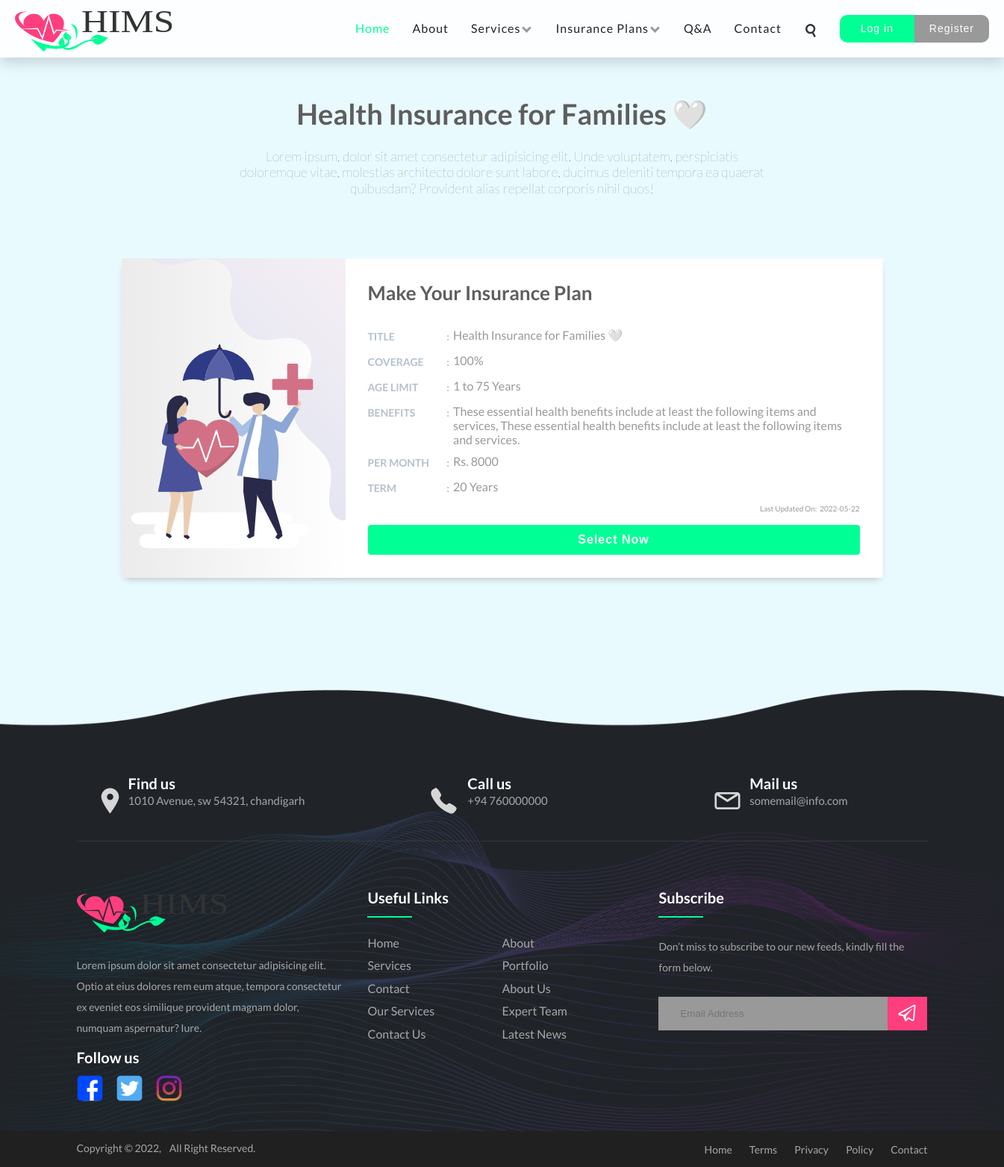
Screenshot of /policy.php?pId=2 with the database file from the repository.
### tables this page shows
CREATE TABLE `policy` (
  `id` int(11) UNSIGNED NOT NULL,
  `title` varchar(255) NOT NULL,
  `coverage` int(10) UNSIGNED DEFAULT NULL,
  `age_min` int(10) UNSIGNED DEFAULT NULL,
  `age_max` int(10) UNSIGNED DEFAULT NULL,
  `benefit` varchar(255) DEFAULT NULL,
  `per_month` float UNSIGNED DEFAULT NULL,
  `term` varchar(255) DEFAULT NULL,
  `created_at` datetime DEFAULT current_timestamp(),
  `updated_at` datetime DEFAULT current_timestamp()
);

### php/functions/policy.php (called while the page is built, shortened)
<?php
include_once(dirname(__FILE__) .  '/../../includes/config.php');
function getAllPolicies()
{
    $conn = connect();
    $query = "SELECT * FROM `policy`";
    $result = readQuery($conn, $query);
    $policies = mysqli_fetch_all($result, MYSQLI_ASSOC);
    return $policies;
}
function getPolicyById($pId = 1)
{
    $conn = connect();
    $policyId = $conn->real_escape_string(htmlspecialchars($pId));
    $query = "SELECT * FROM `policy` WHERE `id`='" . $policyId . "'";
    $result = readQuery($conn, $query);
    $result = mysqli_fetch_all($result, MYSQLI_ASSOC);
    return $result[0];
}

### includes/config.php (called while the page is built, shortened)
<?php
function readQuery(mysqli $conn, string $query)
{
    $result = mysqli_query($conn, $query) ;
    return $result;
}

### policy.php (the view, shortened to what this page needs)
<?php
    include_once(dirname(__FILE__) .  '/includes/config.php');
    include_once(dirname(__FILE__) .  '/php/functions/policy.php');
    $pId = isset($_GET['pId']) ? $_GET['pId'] : '';
    $insurancePlan = getPolicyById($pId);
?>
<!DOCTYPE html>
<html lang="en">
<head>
    <link href="./css/app.css" rel="stylesheet" />
</head>
<body class="mobile-view loading body-bg-l-ocean">
    <?php include_once(dirname(__FILE__) .  '/components/navigation-bar.php') ?>
    <main>
        <section id="policyHeaderSec">
            <div class="container my-5">
                <div class="row justify-center">
                    <div class="policy-header mb-30">
                        <h2><?= $insurancePlan["title"] ?></h2>
                        <h6>Lorem ipsum, dolor sit amet consectetur adipisicing elit. Unde voluptatem,
                            perspiciatis doloremque vitae, molestias architecto dolore sunt labore,
                            ducimus deleniti tempora ea quaerat quibusdam? Provident alias repellat corporis
                            nihil quos!</h6>
                    </div>
                </div>
            </div>
        </section>
        <section id="policyFormSec">
            <div class="container my-5">
                <div class="row">
                    <div class="buy-policy-form">
                        <div class="policy-form-l-bg"></div>
                        <div class="buy-policy-form-right">
                            <form action="./php/actions/policy.php" method="POST" id="buyPolicyForm">
                                <div class="mb-30">
                                    <h2>Make Your Insurance Plan</h2>
                                </div>
                                <div class="buy-policy-form-common">
                                    <div class="form-common">
                                        <span class="form-label">Title <span class="float-r">:</span></span>
                                        <h4><?= $insurancePlan["title"] ?></h4>
                                    </div>
                                    <div class="form-common">
                                        <span class="form-label">Coverage <span class="float-r">:</span></span>
                                        <h4><?= $insurancePlan["coverage"] ?>%</h4>
                                    </div>
                                    <div class="form-common">
                                        <span class="form-label">Age Limit <span class="float-r">:</span></span>
                                        <h4><?= $insurancePlan["age_min"] ?> to <?= $insurancePlan["age_max"] ?> Years</h4>
                                    </div>
                                    <div class="form-common">
                                        <span class="form-label">Benefits <span class="float-r">:</span></span>
                                        <h4><?= $insurancePlan["benefit"] ?></h4>
                                    </div>
                                    <div class="form-common">
                                        <span class="form-label">Per Month <span class="float-r">:</span></span>
                                        <h4>Rs. <?= $insurancePlan["per_month"] ?></h4>
                                    </div>
                                    <div class="form-common">
                                        <span class="form-label">Term <span class="float-r">:</span></span>
                                        <h4><?= $insurancePlan["term"] ?></h4>
                                    </div>
                                </div>
                                <span class="updated-on-txt float-r">Last Updated On:&nbsp; <?= date("Y-m-d",strtotime($insurancePlan["updated_at"])) ?></span>
                                <div class="form-btn">
                                    <button type="submit" value="Submit" name="selectNow"  id="selectNow" class="btn primary-btn">Select Now</button>
                                </div>
                            </form>
                        </div>
                    </div>
                </div>
            </div>
        </section>
    </main>
    <?php include_once(dirname(__FILE__) .  '/components/footer.php') ?>
</body>
</html>

### css/style.css (style rules this page uses)
*, *::before, *::after { padding: 0; margin: 0; box-sizing: border-box; }
:root { --primary: #00ff95; --primary-1: #119c50; --secondary: #ff3e7e; --secondary-1: #720529; --primary-b: #6499ff; --dark: #232323; --light: #ffffff; --pure: #fff; --smoke: whitesmoke; --mid-gray: #999; --dark-gray: #5e5e5e; --nav-bar-bg: rgba(255, 255, 255, 0.89); --main-banner-bg: #a0e1c6; --footer-bg: #26292d; --footer-text: #a7a7a7; --form-label: #b5c1cc; --light-ocean: #e9faff; }
html { font-family: sans-serif; line-height: 1.15; -webkit-text-size-adjust: 100%; -webkit-tap-highlight-color: rgba(0, 0, 0, 0); scroll-behavior: smooth; }
body { font-family: "Lato", sans-serif; background: var(--light); color: #212529; }
h1, .h1, h2, .h2, h3, .h3, h4, .h4, h5, .h5, h6, .h6 { margin-top: 0; margin-bottom: 0.5rem; font-family: "Lato", sans-serif; font-weight: bold; line-height: 1.2; color: var(--dark); }
.body-bg-l-ocean { background-color: var(--light-ocean) !important; }
.btn { outline: none; padding: 8px 20px; font-size: 14px; cursor: pointer; letter-spacing: 1px; border: 1px solid transparent; transition: all 0.5s ease-in-out; display: inline-block; font-weight: 400; text-align: center; vertical-align: middle; user-select: none; line-height: 1.5; text-decoration: none; background: #26292d; color: #fff; border-radius: 4px; }
.btn:not(:disabled):not(.disabled) { cursor: pointer; }
.primary-btn { background: var(--primary); box-shadow: inset 0 0 0 0 #292929; -webkit-transition: ease-out 0.9s; -moz-transition: ease-out 0.9s; transition: ease-out 0.9s; }

### css/grid.css (style rules this page uses)
* { box-sizing: border-box; }
.row { display: flex; flex-wrap: wrap; margin-right: -15px; margin-left: -15px; }
.row::after { content: ""; clear: both; display: table; }

### css/helper.css (style rules this page uses)
.container, .nav-container .container-expand { width: 100%; padding-right: 15px; padding-left: 15px; margin-right: auto; margin-left: auto; }
@media (min-width: 768px) { .container { width: 750px; } }
@media (min-width: 992px) { .container { width: 970px; } }
@media (min-width: 1200px) { .container { width: 1170px; } }
.justify-center { display: flex; justify-content: center; }
.mb-30 { margin-bottom: 30px !important; }
.my-5, .mt-5 { margin-top: 3rem !important; }
.my-5, .mb-5 { margin-bottom: 3rem !important; }
.float-r { float: right !important; }

### css/enquiry.css (style rules this page uses)
.enquiry-form h1, { font-size:30px; text-align: center; text-transform:uppercase; margin: 40px 0; }

### css/policy.css (style rules this page uses)
.policy-header { max-width: 720px; text-align: center; }
.policy-header h2, .policy-header h6 { max-width: 720px; text-align: center; display: inline-block; vertical-align: middle; margin: 5px 0; color: var(--dark-gray); }
.policy-header h2 { font-size: 38px; margin-bottom: 18px; }
.policy-header h6 { font-size: 18px; font-weight: lighter; }
#policyFormSec { margin-bottom: 150px; }
.buy-policy-form { position: relative; max-width: 1020px; width: 100%; margin: auto; background: #fff; -webkit-box-shadow: 0px 5px 10px -5px rgba(0, 0, 0, 0.3); box-shadow: 0px 5px 10px -5px rgba(0, 0, 0, 0.3); }
.buy-policy-form>.policy-form-l-bg { position: absolute; left: 0px; top: 0px; bottom: 0px; width: 300px; height: auto; background-image: url('../images/policy-form-img-1.svg'); background-size: cover; background-position: center; }
.buy-policy-form-right { position: relative; max-width: 900px; width: 100%; margin: auto; margin-right: 0; }
.buy-policy-form-right>form { margin-left: 180px; padding: 30px; border: 1px solid #f9fafc; border-left: 0px; }
.buy-policy-form-right>form h2 { margin: 0; font-weight: 700; font-size: 26px; text-transform: capitalize; color: var(--dark-gray); }
.buy-policy-form-right .form-label { color: var(--form-label); font-weight: 700; -webkit-transition: 0.2s; transition: 0.2s; text-transform: uppercase; line-height: 24px; height: 24px; font-size: 14px; z-index: 1; width: 20%; }
.buy-policy-form-right .form-common { display: flex; margin-bottom: 10px; }
.buy-policy-form-right .form-common h4 { color: var(--mid-gray); font-weight: 500; margin: 0 5px; width: 100%; width: -moz-available; width: -webkit-fill-available; width: fill-available; }
.buy-policy-form-right .primary-btn { font-weight: 700; padding: 8px 35px; font-size: 16px; border: none; width: 100%; margin-top: 15px; }
.buy-policy-form-right .updated-on-txt { color: var(--mid-gray); font-size: 10px; }

### rows the page displays
policy: title "Health Insurance for Families 🤍", coverage "100", age_min "1", age_max "75", benefit "These essential health benefits include at least the following items and services, These essential health benefits include at least the following items and services.", per_month "8000", term "20 Years", updated_at "2022-05-22"
